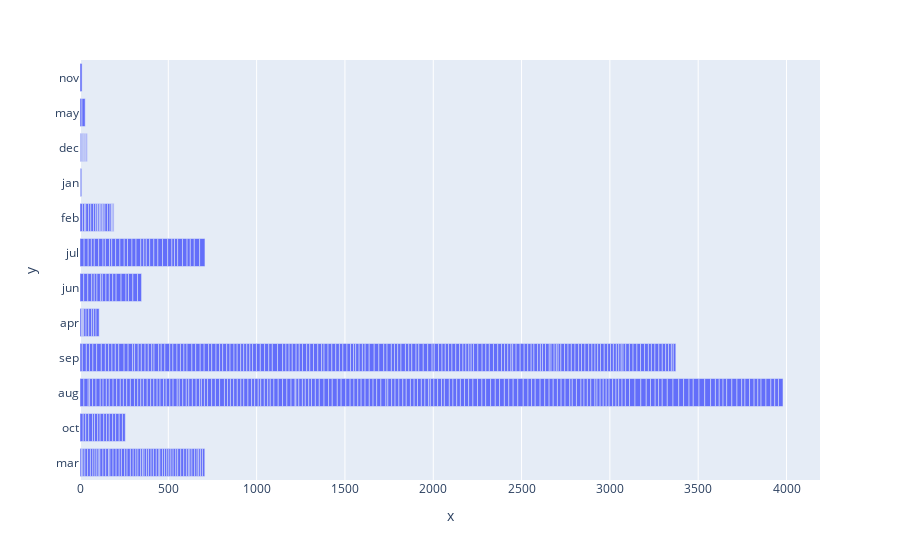

Notebook code cell kept with this figure:
### Code cell
import plotly.express as px


fig = px.bar(x=fire["temp"], y=fire["month"])
fig.show()

### Figure 1 — Plotly figure (JSON) as saved in the notebook; plotly's stock layout.template omitted (floating-point values rounded to 4 significant figures; data arrays with more than 128 entries replaced by an {"elided": "..."} marker saying what was removed)
{"data": [{"alignmentgroup": "True", "hovertemplate": "x=%{x}<br>y=%{y}<extra></extra>", "legendgroup": "", "marker": {"color": "#636efa", "pattern": {"shape": ""}}, "name": "", "offsetgroup": "", "orientation": "h", "showlegend": false, "textposition": "auto", "type": "bar", "x": {"elided": "517 float values"}, "xaxis": "x", "y": {"elided": "517 str values"}, "yaxis": "y"}], "layout": {"barmode": "relative", "legend": {"tracegroupgap": 0}, "margin": {"t": 60}, "xaxis": {"anchor": "y", "domain": [0, 1], "title": {"text": "x"}}, "yaxis": {"anchor": "x", "domain": [0, 1], "title": {"text": "y"}}}}
